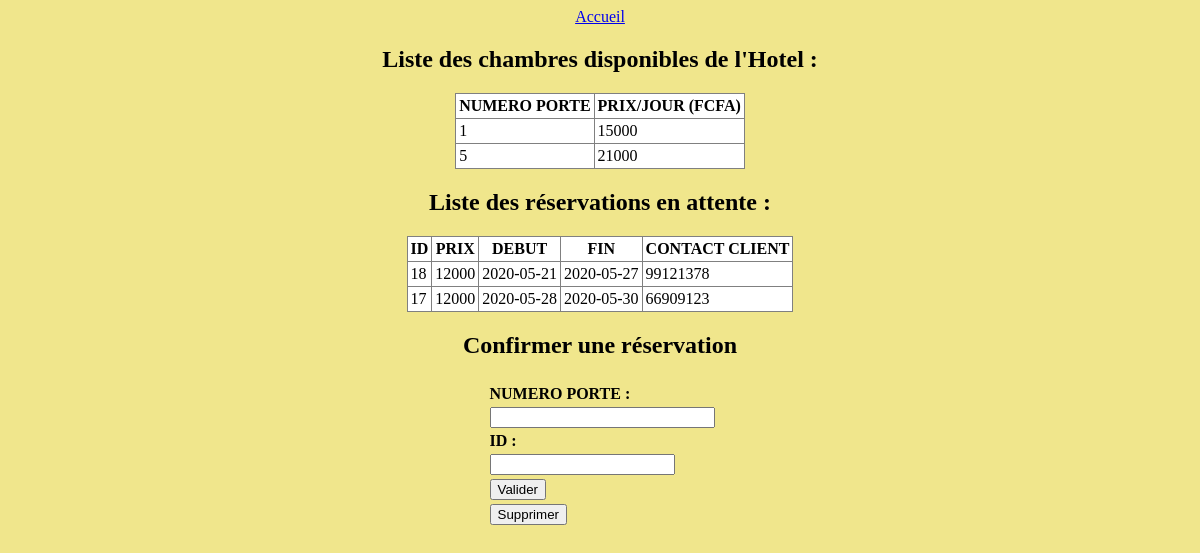
/liste_attente.php, run on the app's committed database.
### tables this page shows
CREATE TABLE IF NOT EXISTS `chambre` (
  `numporte` int(11) NOT NULL,
  `prix` int(11) NOT NULL,
  `datedebut` date DEFAULT NULL,
  `datefin` date DEFAULT NULL,
  `numclient` varchar(20) DEFAULT NULL,
  `occupee` varchar(10) NOT NULL,
  PRIMARY KEY (`numporte`)
);

CREATE TABLE IF NOT EXISTS `attente` (
  `id` int(11) NOT NULL AUTO_INCREMENT,
  `prix` int(11) NOT NULL,
  `datedebut` date NOT NULL,
  `datefin` date NOT NULL,
  `numclient` varchar(20) NOT NULL,
  PRIMARY KEY (`id`)
);

### liste_attente.php (the view, shortened to what this page needs)
<?php
$servername = "localhost";
$username = "root";
$password = "";
$dbname = "dbhotel";
$conn = mysqli_connect($servername, $username, $password, $dbname);
?>
<!DOCTYPE html>
<html>
<head>
		<link rel="stylesheet" type="text/css" href="cssfile.css">
</head>
<body>
<div align="center">
    <a href="index.php">Accueil</a>
	 <?php
  print"<h2>Liste des chambres disponibles de l'Hotel :</h2>";
  $qq2=mysqli_query($conn,"select numporte,prix from chambre where numclient=0 ");
  print'<table border="1" class="tab"><tr><th>NUMERO PORTE</th><th>PRIX/JOUR (FCFA)</th></tr>';
	while($rst2=mysqli_fetch_assoc($qq2)){
	 print"<tr>";
	         echo"<td>".$rst2['numporte']."</td>";
	         echo"<td>".$rst2['prix']."</td>";
	         print"</tr>";
	}
	  print'</table>';
  ?>
  <?php
  print"<h2>Liste des réservations en attente :</h2>";
  $qqs=mysqli_query($conn,"select * from attente order by datedebut");
  print'<table border="1" class="tab"><tr><th>ID</th><th>PRIX</th><th>DEBUT</th><th>FIN</th><th>CONTACT CLIENT</th></tr>';
	while($rsts=mysqli_fetch_assoc($qqs)){
	 print"<tr>";
	         echo"<td>".$rsts['id']."</td>";
	         echo"<td>".$rsts['prix']."</td>";
	         echo"<td>".$rsts['datedebut']."</td>";
	         echo"<td>".$rsts['datefin']."</td>";
	         echo"<td>".$rsts['numclient']."</td>";
	         print"</tr>";
	}
	  print'</table>';
  $mess='';
  ?>
  <h2>Confirmer une réservation</h2>
<form action="<?php echo htmlspecialchars($_SERVER["PHP_SELF"]) ?>" method="POST" >
  <table align="">
     <tr ><td></td><td> <?php print $mess;?></td></tr>
    <tr><td></td><td><strong >NUMERO PORTE :</strong></td></tr>
   <tr><td></td><td><input type="text" name="nump" class="champ" size="25"  ></td></tr>
   <tr><td></td><td><strong>ID :</strong></td></tr>
   <tr><td></td><td><input type="number" name="id" min="0" class="champ" size="25"></td></tr>
      <tr><td></td><td><input type="submit" name="boutval" value="Valider" class="bouton" ></td></tr>
       <tr><td></td><td><input type="submit" name="boutsupp" value="Supprimer" class="bouton" ></td></tr>
  </table>
  </div>
</body>
</html>

### chambreHotel/cssfile.css (style rules this page uses)
body { background-color: #f0e68c; }
.tab td,th { background-color: white; padding: 3px; }
.tab { border-collapse: collapse; }

### data on the page
chambre: numporte "1", prix "15000"
chambre: numporte "5", prix "21000"
attente: id "18", prix "12000", datedebut "2020-05-21", datefin "2020-05-27", numclient "99121378"
attente: id "17", prix "12000", datedebut "2020-05-28", datefin "2020-05-30", numclient "66909123"
